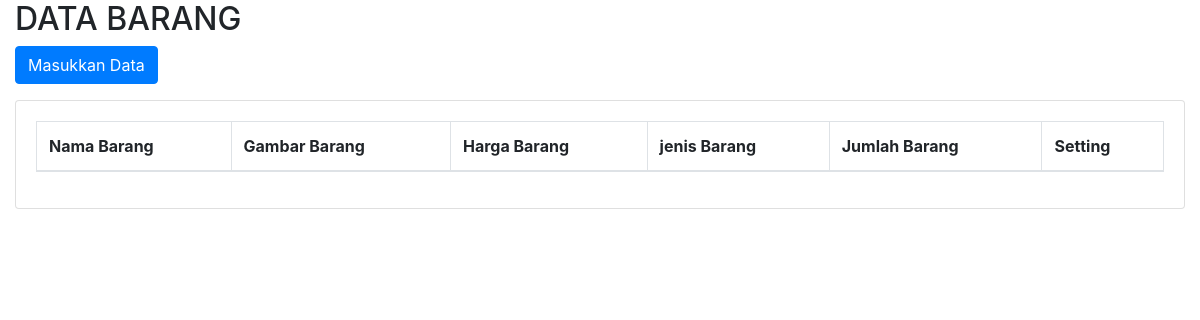
The app's page /admin/modul/input-barang.php, older data.
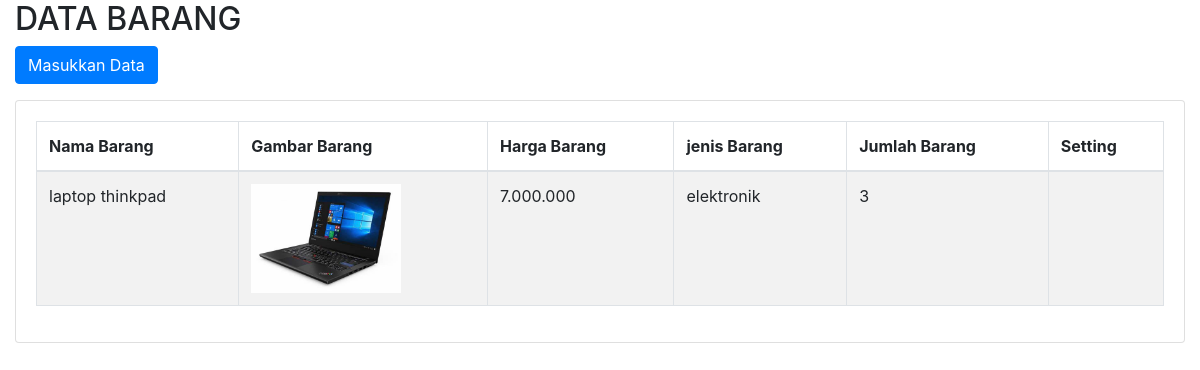
The same page, newer data.
### tables this page shows
CREATE TABLE `tb_barang` (
  `id_barang` int(11) NOT NULL,
  `nama_brng` varchar(100) NOT NULL,
  `gambar_brng` varchar(100) NOT NULL,
  `harga_brng` varchar(100) NOT NULL,
  `jenis_brng` varchar(100) NOT NULL,
  `jumlah_brng` varchar(1000) NOT NULL
);

### admin/modul/input-barang.php (the view, shortened to what this page needs)
<!DOCTYPE html>
<html lang="en">
<head>
    <link rel="stylesheet" href="https://cdnjs.cloudflare.com/ajax/libs/twitter-bootstrap/4.5.2/css/bootstrap.css">
    <link rel="stylesheet" href="https://cdn.datatables.net/1.13.6/css/dataTables.bootstrap4.min.css">
</head>
<body>
<div class="container-fluid">
    <h2>DATA BARANG</h2>
            <button type="button" class="btn btn-primary mb-3" data-bs-toggle="modal" data-bs-target="#exampleModal">
            Masukkan Data
            </button>
            <div class="card">
                <div class="card-body">
                <table id="example" class="table table-striped table-bordered" style="width:100%">
                        <thead>
                            <tr>
                                <th>Nama Barang</th>
                                <th>Gambar Barang</th>
                                <th>Harga Barang</th>
                                <th>jenis Barang</th>
                                <th>Jumlah Barang</th>
                                <th>Setting</th>
                            </tr>
                        </thead>
                        <?php
                                        $sql = mysqli_query($con, "SELECT * FROM tb_barang");
                                        while ($row = mysqli_fetch_array($sql)) {
                                            ?>
                                            <tbody>
                                                <tr>
                                                <td><?=$row['nama_brng']?></td>
                                                <td><img src="image/<?=$row['gambar_brng']?>" alt="" width=150></td>
                                                <td><?=$row['harga_brng']?></td>
                                                <td><?=$row['jenis_brng']?></td>
                                                <td><?=$row['jumlah_brng']?></td>
                                                <td class="text-center">
                                                <a href=""><i class="fa fa-pencil-square-o text-primary" aria-hidden="true" style="font-size:25px"></i></a> <br>
                                                </td>
                                                </tr>
                                            </tbody>
                                            <?php
                                        }
                                    ?>
                    </table>
                </div>
            </div>
</div>
</body>
</html>

Row changes from the older to the newer data that the page shows:
added tb_barang: nama_brng "laptop thinkpad", gambar_brng (picture), harga_brng "7.000.000", jenis_brng "elektronik", jumlah_brng "3"
